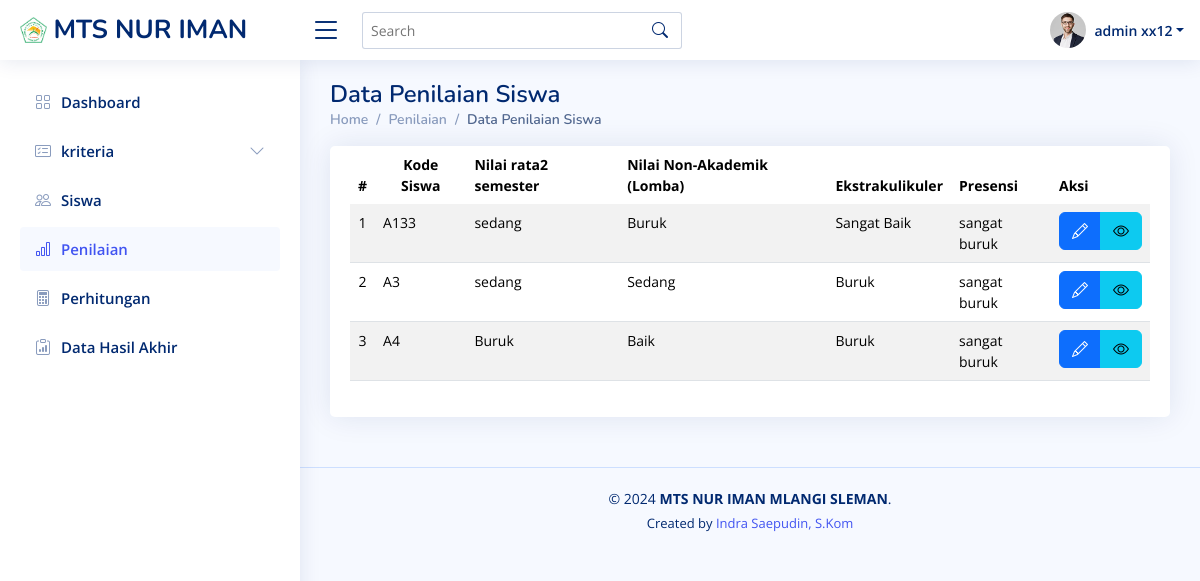
/penilaian/lihat_penilaian.php (signed in), run on the app's committed database.
### tables this page shows
CREATE TABLE `kriteria` (
  `kode_kriteria` varchar(50) NOT NULL,
  `nama_kriteria` varchar(50) NOT NULL,
  `jenis_kriteria` varchar(50) NOT NULL
);

CREATE TABLE `siswa` (
  `kode_siswa` varchar(50) NOT NULL,
  `nisn` varchar(20) NOT NULL,
  `nama_siswa` varchar(100) NOT NULL,
  `kelas` varchar(10) NOT NULL,
  `jenis_kelamin` enum('Laki-laki','Perempuan') NOT NULL,
  `alamat` text NOT NULL,
  `no_telp` varchar(15) DEFAULT NULL,
  `orang_tua_wali` varchar(100) NOT NULL
);

CREATE TABLE `sub_kriteria` (
  `id_sub_kriteria` int(11) NOT NULL,
  `kode_kriteria` varchar(50) DEFAULT NULL,
  `sub_kriteria` varchar(255) DEFAULT NULL,
  `bobot_sub_kriteria` float DEFAULT NULL
);

### penilaian/lihat_penilaian.php (the view, shortened to what this page needs)
<?php
include '../conn.php';
?>
<!DOCTYPE html>
<html lang="en">
<head>
  <link href="../assets/template/NiceAdmin/assets/vendor/bootstrap/css/bootstrap.min.css" rel="stylesheet">
  <link href="../assets/template/NiceAdmin/assets/vendor/bootstrap-icons/bootstrap-icons.css" rel="stylesheet">
  <link href="../assets/template/NiceAdmin/assets/vendor/boxicons/css/boxicons.min.css" rel="stylesheet">
  <link href="../assets/template/NiceAdmin/assets/vendor/quill/quill.snow.css" rel="stylesheet">
  <link href="../assets/template/NiceAdmin/assets/vendor/quill/quill.bubble.css" rel="stylesheet">
  <link href="../assets/template/NiceAdmin/assets/vendor/remixicon/remixicon.css" rel="stylesheet">
  <link href="../assets/template/NiceAdmin/assets/vendor/simple-datatables/style.css" rel="stylesheet">
  <link href="../assets/template/NiceAdmin/assets/css/style.css" rel="stylesheet">
  <link rel="stylesheet" href="https://cdn.jsdelivr.net/npm/sweetalert2@11/dist/sweetalert2.min.css">
</head>
<body>
  <header id="header" class="header fixed-top d-flex align-items-center">
    <div class="d-flex align-items-center justify-content-between">
      <a href="../dashboard.php" class="logo d-flex align-items-center">
        <img src="../assets/img/logo-mts.png" alt="">
        <span class="d-none d-lg-block"> MTS NUR IMAN</span>
      </a>
      <i class="bi bi-list toggle-sidebar-btn"></i>
    </div>
    <div class="search-bar">
      <form class="search-form d-flex align-items-center" method="POST" action="#">
        <input type="text" name="query" placeholder="Search" title="Enter search keyword">
        <button type="submit" title="Search"><i class="bi bi-search"></i></button>
      </form>
    </div>
    <nav class="header-nav ms-auto">
      <ul class="d-flex align-items-center">
        <li class="nav-item dropdown pe-3">
          <a class="nav-link nav-profile d-flex align-items-center pe-0" href="#" data-bs-toggle="dropdown">
            <img src="../assets/template/NiceAdmin/assets/img/profile-img.jpg" alt="Profile" class="rounded-circle">
            <span class="d-none d-md-block dropdown-toggle ps-2"> <?php echo $_SESSION['admin']['nama']; ?></span>
          </a>
        </li>
      </ul>
    </nav>
  </header>
  <aside id="sidebar" class="sidebar">
    <ul class="sidebar-nav" id="sidebar-nav">
      <li class="nav-item">
        <a class="nav-link collapsed" href="../dashboard.php">
          <i class="bi bi-grid"></i>
          <span>Dashboard</span>
        </a>
      </li>
      <li class="nav-item">
        <a class="nav-link collapsed" data-bs-target="#kriteria-nav" data-bs-toggle="collapse" href="#">
          <i class="bi bi-card-checklist"></i><span>kriteria</span><i class="bi bi-chevron-down ms-auto"></i>
        </a>
      </li>
      <li class="nav-item">
        <a class="nav-link collapsed" href="../siswa/lihat_siswa.php">
          <i class="bi bi-people"></i>
          <span>Siswa</span>
        </a>
      </li>
      <li class="nav-item">
        <a class="nav-link " href="../penilaian/lihat_penilaian.php">
          <i class="bi bi-bar-chart"></i>
          <span>Penilaian</span>
        </a>
      </li>
      <li class="nav-item">
        <a class="nav-link collapsed" href="../perhitungan/perhitungan_psi.php">
          <i class="bi bi-calculator"></i>
          <span>Perhitungan</span>
        </a>
      </li>
      <li class="nav-item">
        <a class="nav-link collapsed" href="../hasil_akhir/hasil_akhir.php">
          <i class="bi bi-clipboard-data"></i>
          <span>Data Hasil Akhir</span>
        </a>
      </li>
    </ul>
  </aside>
  <main id="main" class="main">
    <div class="pagetitle">
      <h1>Data Penilaian Siswa</h1>
      <nav>
        <ol class="breadcrumb">
          <li class="breadcrumb-item">Home</li>
          <li class="breadcrumb-item">Penilaian</li>
          <li class="breadcrumb-item active">Data Penilaian Siswa</li>
        </ol>
      </nav>
    </div>
    <section class="section dashboard">
      <div class="row">
        <div class="col-lg-12">
          <div class="card recent-sales overflow-auto">
            <div class="card-body">
              <div class="table-responsive">
                <table class="table table-striped datatable">
                  <thead>
                    <tr>
                      <th scope="col" class="text-center">#</th>
                      <th scope="col" class="text-center">Kode Siswa</th>
                      <?php
                      $queryKriteria = "SELECT kode_kriteria, nama_kriteria FROM kriteria";
                      $resultKriteria = $conn->query($queryKriteria);
                      if ($resultKriteria->num_rows > 0) {
                        while ($rowKriteria = $resultKriteria->fetch_assoc()) {
                          echo "<th scope='col'>" . $rowKriteria['nama_kriteria'] . "</th>";
                        }
                      }
                      ?>
                      <th scope="col">Aksi</th>
                    </tr>
                  </thead>
                  <tbody>
                    <?php
                    $querySiswa = "SELECT kode_siswa FROM siswa";
                    $resultSiswa = $conn->query($querySiswa);
                    if ($resultSiswa->num_rows > 0) {
                      $nomor = 1;
                      while ($rowSiswa = $resultSiswa->fetch_assoc()) {
                        echo "<tr>";
                        echo "<td class='text-center'>" . $nomor . "</td>";
                        echo "<td>" . $rowSiswa['kode_siswa'] . "</td>";
                        $resultKriteria->data_seek(0);
                        while ($rowKriteria = $resultKriteria->fetch_assoc()) {
                          $kodeKriteria = $rowKriteria['kode_kriteria'];
                          $queryPenilaian = "SELECT id_sub_kriteria FROM penilaian_siswa WHERE kode_siswa = '" . $rowSiswa['kode_siswa'] . "' AND kode_kriteria = '$kodeKriteria'";
                          $resultPenilaian = $conn->query($queryPenilaian);
                          $subkriteria = "-";
                          if ($resultPenilaian->num_rows > 0) {
                            $rowPenilaian = $resultPenilaian->fetch_assoc();
                            $idSubKriteria = $rowPenilaian['id_sub_kriteria'];
                            $querySubKriteria = "SELECT sub_kriteria FROM sub_kriteria WHERE id_sub_kriteria = $idSubKriteria";
                            $resultSubKriteria = $conn->query($querySubKriteria);
                            if ($resultSubKriteria->num_rows > 0) {
                              $rowSubKriteria = $resultSubKriteria->fetch_assoc();
                              $subkriteria = $rowSubKriteria['sub_kriteria'];
                            }
                          }
                          echo "<td>" . $subkriteria . "</td>";
                        }
                    ?>
                        <td>
                          <div class='btn-group' role='group'>
                            <a href='isi_sub_kriteria.php?kode_siswa=<?php echo $rowSiswa['kode_siswa']; ?>' class='btn btn-primary'><i class='bi bi-pencil'></i></a>
                            <a href='detail_penilaian.php?kode_siswa=<?php echo $rowSiswa['kode_siswa']; ?>' class='btn btn-info'><i class='bi bi-eye'></i></a>
                          </div>
                        </td>
                    <?php
                        echo "</tr>";
                        $nomor++;
                      }
                    } else {
                      echo "<tr><td colspan='" . ($resultKriteria->num_rows + 1) . "' class='text-center'>Tidak ada data penilaian siswa.</td></tr>";
                    }
                    ?>
                  </tbody>
                </table>
              </div>
            </div>
          </div>
        </div>
      </div>
    </section>
  </main>
  <footer id="footer" class="footer">
    <div class="copyright">
      &copy; <?php echo date('Y'); ?> <strong>MTS NUR IMAN MLANGI SLEMAN</strong>.
      <div class="credits">
        Created by <a href="#" target="_blank">Indra Saepudin, S.Kom</a>
      </div>
    </div>
  </footer>
</body>
</html>

### assets/template/NiceAdmin/assets/css/style.css (style rules this page uses)
:root { scroll-behavior: smooth; }
body { font-family: "Open Sans", sans-serif; background: #f6f9ff; color: #444444; }
a { color: #4154f1; text-decoration: none; }
h1, h2, h3, h4, h5, h6 { font-family: "Nunito", sans-serif; }
#main { margin-top: 60px; padding: 20px 30px; transition: all 0.3s; }
.pagetitle { margin-bottom: 10px; }
.pagetitle h1 { font-size: 24px; margin-bottom: 0; font-weight: 600; color: #012970; }
.card { margin-bottom: 30px; border: none; border-radius: 5px; box-shadow: 0px 0 30px rgba(1, 41, 112, 0.1); }
.card-body { padding: 0 20px 20px 20px; }
.breadcrumb { font-size: 14px; font-family: "Nunito", sans-serif; color: #899bbd; font-weight: 600; }
.breadcrumb .breadcrumb-item::before { color: #899bbd; }
.breadcrumb .active { color: #51678f; font-weight: 600; }
.logo { line-height: 1; }
@media (min-width: 1200px) { .logo { width: 280px; } }
.logo img { max-height: 26px; margin-right: 6px; }
.logo span { font-size: 26px; font-weight: 700; color: #012970; font-family: "Nunito", sans-serif; }
.header { transition: all 0.5s; z-index: 997; height: 60px; box-shadow: 0px 2px 20px rgba(1, 41, 112, 0.1); background-color: #fff; padding-left: 20px; }
.header .toggle-sidebar-btn { font-size: 32px; padding-left: 10px; cursor: pointer; color: #012970; }
.header .search-bar { min-width: 360px; padding: 0 20px; }
.header .search-form { width: 100%; }
.header .search-form input { border: 0; font-size: 14px; color: #012970; border: 1px solid rgba(1, 41, 112, 0.2); padding: 7px 38px 7px 8px; border-radius: 3px; transition: 0.3s; width: 100%; }
.header .search-form button { border: 0; padding: 0; margin-left: -30px; background: none; }
.header .search-form button i { color: #012970; }
.header-nav ul { list-style: none; }
.header-nav>ul { margin: 0; padding: 0; }
.header-nav .nav-profile { color: #012970; }
.header-nav .nav-profile img { max-height: 36px; }
.header-nav .nav-profile span { font-size: 14px; font-weight: 600; }
.sidebar { position: fixed; top: 60px; left: 0; bottom: 0; width: 300px; z-index: 996; transition: all 0.3s; padding: 20px; overflow-y: auto; scrollbar-width: thin; scrollbar-color: #aab7cf transparent; box-shadow: 0px 0px 20px rgba(1, 41, 112, 0.1); background-color: #fff; }
@media (min-width: 1200px) { #main, #footer { margin-left: 300px; } }
.sidebar-nav { padding: 0; margin: 0; list-style: none; }
.sidebar-nav li { padding: 0; margin: 0; list-style: none; }
.sidebar-nav .nav-item { margin-bottom: 5px; }
.sidebar-nav .nav-link { display: flex; align-items: center; font-size: 15px; font-weight: 600; color: #4154f1; transition: 0.3; background: #f6f9ff; padding: 10px 15px; border-radius: 4px; }
.sidebar-nav .nav-link i { font-size: 16px; margin-right: 10px; color: #4154f1; }
.sidebar-nav .nav-link.collapsed { color: #012970; background: #fff; }
.sidebar-nav .nav-link.collapsed i { color: #899bbd; }
.sidebar-nav .nav-link .bi-chevron-down { margin-right: 0; transition: transform 0.2s ease-in-out; }
.dashboard .recent-sales { font-size: 14px; }
.dashboard .recent-sales .table thead { background: #f6f6fe; }
.dashboard .recent-sales .table thead th { border: 0; }
.footer { padding: 20px 0; font-size: 14px; transition: all 0.3s; border-top: 1px solid #cddfff; }
.footer .copyright { text-align: center; color: #012970; }
.footer .credits { padding-top: 5px; text-align: center; font-size: 13px; color: #012970; }

### data on the page
kriteria: nama_kriteria "Nilai rata2 semester", sub_kriteria.sub_kriteria "sedang", sub_kriteria.sub_kriteria "Buruk"
kriteria: nama_kriteria "Nilai Non-Akademik (Lomba)", sub_kriteria.sub_kriteria "Buruk", sub_kriteria.sub_kriteria "Sedang", sub_kriteria.sub_kriteria "Baik"
kriteria: nama_kriteria "Ekstrakulikuler", sub_kriteria.sub_kriteria "Sangat Baik", sub_kriteria.sub_kriteria "Buruk"
kriteria: nama_kriteria "Presensi", sub_kriteria.sub_kriteria "sangat buruk"
siswa: kode_siswa "A133"
siswa: kode_siswa "A3"
siswa: kode_siswa "A4"

### other printed values
$_SESSION['admin']['nama'] "admin xx12"
